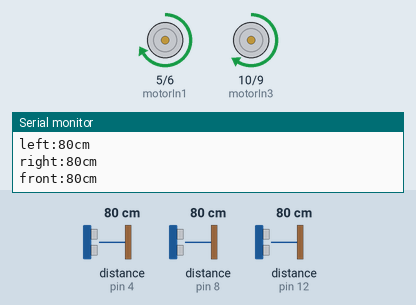
Simulated run of this sketch. Board: Arduino Uno, built with avr-gcc and run on an emulated ATmega328P. On the bench: motor-driver pin pairs drawn as motors (green arrow = first pin HIGH = forward, orange = second pin HIGH = backward, longer = more drive), the last lines printed to the serial monitor. Wiring (inferred from the names in the program): 3 × ultrasonic range finder: trigger pin 3, echo pin 4 / trigger pin 7, echo pin 8 / trigger pin 11, echo pin 12. The test bench sets the inputs (shaded band); at power-on: distance to the obstacle (sensors on pin 8, pin 4, pin 12) 80 cm. The echo pulse lasts 58.3 µs per cm.

Above: at 2.2 s.
2.3 s: distance to the obstacle (sensor on pin 8) set to 73 cm
At 3.9 s:
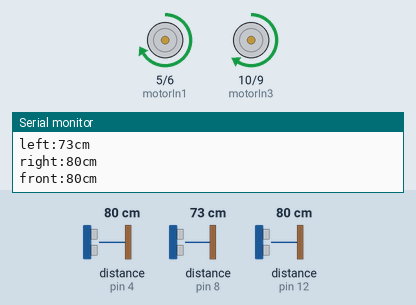
5.4 s: distance to the obstacle (sensor on pin 4) set to 75 cm
At 6.0 s:
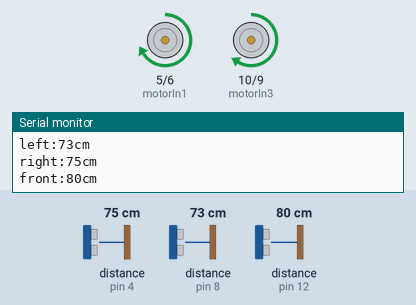
6.9 s: distance to the obstacle (sensor on pin 12) set to 2 cm
At 7.69 s:
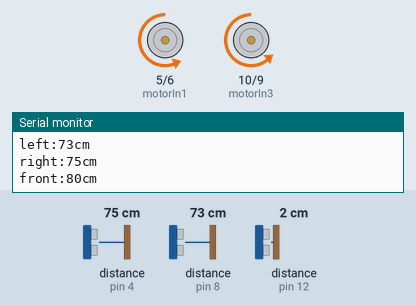
At 9.87 s:
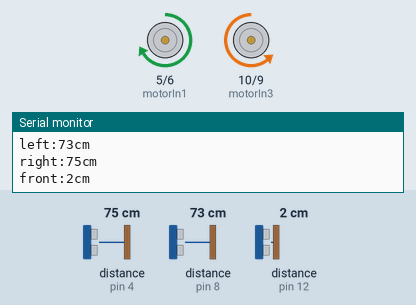
10.0 s: distance to the obstacle (sensor on pin 4) set to 2 cm
13.1 s: distance to the obstacle (sensor on pin 4) set to 120 cm
16.2 s: distance to the obstacle (sensor on pin 4) set to 4 cm
Timing chart, 0 to 20.3 s (numbered marks = the images above; inputs shaded):
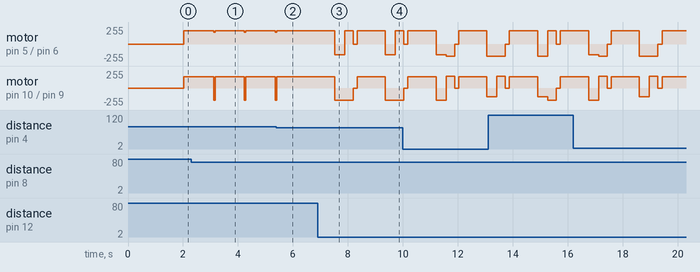

Measured:
- the behaviour switches between 76 and 75 cm on distance to the obstacle (sensor on pin 8) (found by bisection; images 0 and 1)
- the behaviour switches between 78 and 77 cm on distance to the obstacle (sensor on pin 4) (found by bisection; images 1 and 2)
- after the input at 2.3 s, motor on pin 5 (motorIn1) / pin 6 (motorIn2): alternates forward 200/255 for 1.1 s and forward 180/255 for 0.06 s, starting after 0.81 s; motor on pin 10 (motorIn3) / pin 9 (motorIn4): alternates backward 180/255 for 0.06 s and forward 170/255 for 1.1 s, starting after 0.81 s
- after the input at 5.4 s, motor on pin 5 (motorIn1) / pin 6 (motorIn2): goes on until 5.4 s, then stays forward 200/255; motor on pin 10 (motorIn3) / pin 9 (motorIn4): goes on until 5.4 s, then stays forward 170/255

The sketch:

maze_solver.ino
```cpp
#define motorIn1 5
#define motorIn2 6
#define motorIn3 10
#define motorIn4 9
#define trig_right 3
#define echo_right 4
#define trig_left 7
#define echo_left 8
#define trig_front 11
#define echo_front 12

void motorStop();
void forward();
void backward();
void turnRight(int delayTime);
void turnLeft(int delayTime);
void testMotor();
int left_dist();
int front_dist();
int right_dist();

bool intoDeadEnd();

void setup() {
  Serial.begin(9600);
  /*MOTOR*/
  pinMode(motorIn1, OUTPUT);
  pinMode(motorIn2, OUTPUT);
  pinMode(motorIn3, OUTPUT);
  pinMode(motorIn4, OUTPUT);

  /*SENSOR*/
  pinMode(trig_right, OUTPUT);
  pinMode(echo_right, INPUT);
  pinMode(trig_left, OUTPUT);
  pinMode(echo_left, INPUT);
  pinMode(trig_front, OUTPUT);
  pinMode(echo_front, INPUT);
  delay(1000);
}

void loop() {

  Serial.print("left:");
  Serial.print(left_dist());
  Serial.print("cm\n");
  Serial.print("right:");
  Serial.print(right_dist());
  Serial.print("cm\n");
  Serial.print("front:");
  Serial.print(front_dist());
  Serial.print("cm\n");
  delay(1000);

  /*Here we try to make the robot go straight*/
  if (front_dist() >= 17)
  {
    forward();
    if (abs(right_dist() - left_dist()) < 4) //to go straight
    {
      forward();
    }
    if (right_dist() - left_dist() > 4) //if we have enough room on the right side, too close to left, turn right
    {
      turnRight(60);
      forward();
    }
    if (left_dist() - right_dist() > 4) //too close to right wall, then turn left
    {
      turnLeft(60);
      forward();
    }
  }

  else
  {
      /*T intersection is already here no need to code*/
      if(right_dist() > left_dist()) //right turn
      {
        backward();
        turnRight(310);
        motorStop();
        forward();
      }
      else if(left_dist() > right_dist()) //left turn
      {
        backward();
        turnLeft(310);
        motorStop();
        forward();
      }
      /*dead end*/
      else if(left_dist() <= 8 && right_dist() <= 8)
      {
        backward();
        turnLeft(600);
        motorStop();
        forward();
      }
  }

}

void motorStop()
{
  digitalWrite(motorIn1, LOW);
  digitalWrite(motorIn2, LOW);
  digitalWrite(motorIn3, LOW);
  digitalWrite(motorIn4, LOW);
  delay(150);
}

void forward()
{
  analogWrite(motorIn1, 200);
  analogWrite(motorIn2, 0);
  analogWrite(motorIn3, 170);
  analogWrite(motorIn4, 0);
}


void backward() //left = 160 right = 130直線後退
{
  analogWrite(motorIn1, 0);
  analogWrite(motorIn2, 160);
  analogWrite(motorIn3, 0);
  analogWrite(motorIn4, 130);
  delay(360);
}


void turnRight(int delayTime)
{
  analogWrite(motorIn1, 180);
  analogWrite(motorIn2, 0);
  analogWrite(motorIn3, 0);
  analogWrite(motorIn4, 180);
  delay(delayTime);
}

void turnLeft(int delayTime)
{
  analogWrite(motorIn1, 0);
  analogWrite(motorIn2, 180);
  analogWrite(motorIn3, 180);
  analogWrite(motorIn4, 0);
  delay(delayTime);
}


void testMotor()
{
  forward();
  delay(1000);
}


int left_dist()
{
  float duration, dist_left;
  digitalWrite(trig_left, HIGH);
  delayMicroseconds(1000);
  digitalWrite(trig_left, LOW);
  duration = pulseIn(echo_left, HIGH);
  dist_left = (duration / 2) / 29;
  return dist_left;
}

int right_dist()
{
  float duration, dist_right;
  digitalWrite(trig_right, HIGH);
  delayMicroseconds(1000);
  digitalWrite(trig_right, LOW);
  duration = pulseIn(echo_right, HIGH);
  dist_right = (duration / 2) / 29;
  return dist_right;
}

int front_dist()
{
  float duration, dist_front;
  digitalWrite(trig_front, HIGH);
  delayMicroseconds(1000);
  digitalWrite(trig_front, LOW);
  duration = pulseIn(echo_front, HIGH);
  dist_front = (duration / 2) / 29;
  return dist_front;
}
```
